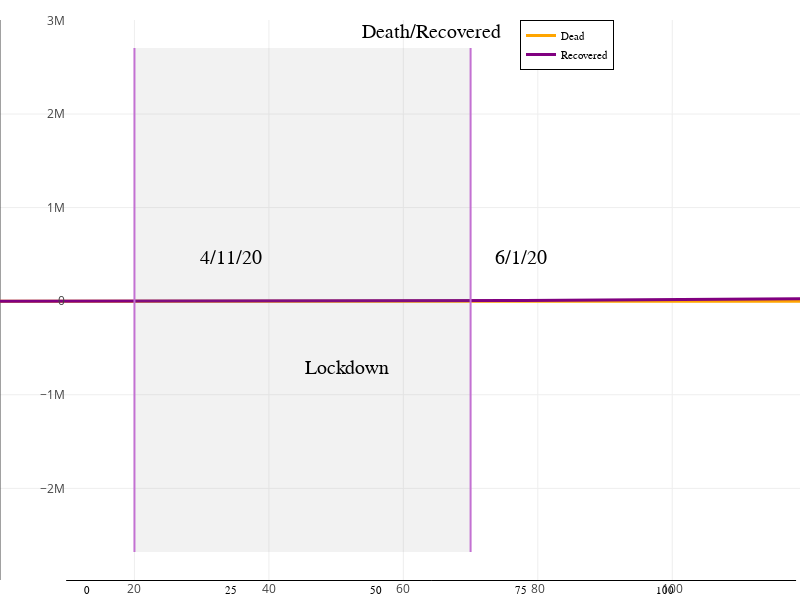

The notebook cell saved with this chart:
### Code cell
inner

### Figure 1 — Plotly figure (JSON) as saved in the notebook; plotly's stock layout.template omitted (floating-point values rounded to 4 significant figures)
{"data": [{"colorbar": {"title": ""}, "legendgroup": "Dead", "line": {"color": "rgba(255, 165, 0, 1.000)", "dash": "solid", "shape": "linear", "width": 3}, "mode": "lines", "name": "Dead", "showlegend": true, "type": "scatter", "x": [0, 1, 2, 3, 4, 5, 6, 7, 8, 9, 10, 11, 12, 13, 14, 15, 16, 17, 18, 19, 20, 21, 22, 23, 24, 25, 26, 27, 28, 29, 30, 31, 32, 33, 34, 35, 36, 37, 38, 39, 40, 41, 42, 43, 44, 45, 46, 47, 48, 49, 50, 51, 52, 53, 54, 55, 56, 57, 58, 59, 60, 61, 62, 63, 64, 65, 66, 67, 68, 69, 70, 71, 72, 73, 74, 75, 76, 77, 78, 79, 80, 81, 82, 83, 84, 85, 86, 87, 88, 89, 90, 91, 92, 93, 94, 95, 96, 97, 98, 99, 100, 101, 102, 103, 104, 105, 106, 107, 108, 109, 110, 111, 112, 113, 114, 115, 116, 117, 118, 119], "xaxis": "x2", "y": [0, 0.3913, 0.4871, 0.541, 0.5974, 0.6649, 0.7473, 0.8479, 0.9709, 1.121, 1.305, 1.529, 1.803, 2.138, 2.547, 3.047, 3.658, 4.404, 5.316, 6.43, 7.791, 9.428, 11.23, 13.11, 15.02, 16.96, 18.94, 20.94, 22.98, 25.05, 27.15, 29.29, 31.46, 33.66, 35.9, 38.17, 40.48, 42.83, 45.21, 47.63, 50.08, 52.58, 55.11, 57.68, 60.3, 62.95, 65.65, 68.38, 71.16, 73.98, 76.85, 79.76, 82.71, 85.71, 88.76, 91.85, 94.99, 98.18, 101.4, 104.7, 108.0, 111.4, 114.9, 118.4, 121.9, 125.5, 129.2, 132.9, 136.6, 140.5, 144.3, 148.3, 152.3, 156.5, 160.7, 165.1, 169.6, 174.3, 179.0, 184.0, 189.0, 194.2, 199.6, 205.1, 210.8, 216.6, 222.6, 228.8, 235.2, 241.7, 248.4, 255.4, 262.5, 269.8, 277.3, 285.1, 293.0, 301.2, 309.7, 318.3, 327.2, 336.4, 345.8, 355.5, 365.4, 375.7, 386.2, 397.0, 408.1, 419.5, 431.2, 443.2, 455.6, 468.3, 481.4, 494.8, 508.6, 522.7, 537.2, 552.1], "yaxis": "y2", "zmax": null, "zmin": null}, {"colorbar": {"title": ""}, "legendgroup": "Recovered", "line": {"color": "rgba(128, 0, 128, 1.000)", "dash": "solid", "shape": "linear", "width": 3}, "mode": "lines", "name": "Recovered", "showlegend": true, "type": "scatter", "x": [0, 1, 2, 3, 4, 5, 6, 7, 8, 9, 10, 11, 12, 13, 14, 15, 16, 17, 18, 19, 20, 21, 22, 23, 24, 25, 26, 27, 28, 29, 30, 31, 32, 33, 34, 35, 36, 37, 38, 39, 40, 41, 42, 43, 44, 45, 46, 47, 48, 49, 50, 51, 52, 53, 54, 55, 56, 57, 58, 59, 60, 61, 62, 63, 64, 65, 66, 67, 68, 69, 70, 71, 72, 73, 74, 75, 76, 77, 78, 79, 80, 81, 82, 83, 84, 85, 86, 87, 88, 89, 90, 91, 92, 93, 94, 95, 96, 97, 98, 99, 100, 101, 102, 103, 104, 105, 106, 107, 108, 109, 110, 111, 112, 113, 114, 115, 116, 117, 118, 119], "xaxis": "x2", "y": [0, 17.92, 22.3, 24.77, 27.35, 30.44, 34.21, 38.82, 44.45, 51.33, 59.73, 70.0, 82.55, 97.88, 116.6, 139.5, 167.5, 201.6, 243.4, 294.4, 356.7, 431.6, 514.2, 600.0, 687.5, 776.5, 867.0, 958.8, 1052.0, 1147.0, 1243.0, 1341.0, 1440.0, 1541.0, 1644.0, 1748.0, 1853.0, 1961.0, 2070.0, 2180.0, 2293.0, 2407.0, 2523.0, 2641.0, 2760.0, 2882.0, 3005.0, 3131.0, 3258.0, 3387.0, 3518.0, 3651.0, 3787.0, 3924.0, 4064.0, 4205.0, 4349.0, 4495.0, 4643.0, 4794.0, 4946.0, 5102.0, 5259.0, 5419.0, 5581.0, 5746.0, 5913.0, 6083.0, 6255.0, 6430.0, 6608.0, 6788.0, 6973.0, 7163.0, 7358.0, 7558.0, 7765.0, 7978.0, 8196.0, 8422.0, 8653.0, 8892.0, 9137.0, 9390.0, 9650.0, 9917.0, 10190.0, 10470.0, 10770.0, 11070.0, 11370.0, 11690.0, 12020.0, 12350.0, 12700.0, 13050.0, 13420.0, 13790.0, 14180.0, 14570.0, 14980.0, 15400.0, 15830.0, 16270.0, 16730.0, 17200.0, 17680.0, 18170.0, 18680.0, 19200.0, 19740.0, 20290.0, 20860.0, 21440.0, 22040.0, 22650.0, 23280.0, 23930.0, 24590.0, 25280.0], "yaxis": "y2", "zmax": null, "zmin": null}, {"fill": "tozeroy", "fillcolor": "rgba(128, 128, 128, 0.100)", "hoverinfo": "none", "legendgroup": "", "line": {"color": "rgba(0, 0, 0, 0.100)", "dash": "solid", "width": 0}, "mode": "lines", "name": "", "showlegend": false, "type": "scatter", "x": [20, 20, 70, 70, 20], "xaxis": "x2", "y": [-2680000.0, 2705000.0, 2705000.0, -2680000.0, -2680000.0], "yaxis": "y2"}, {"colorbar": {"title": ""}, "legendgroup": "", "line": {"color": "rgba(195, 113, 210, 1.000)", "dash": "solid", "shape": "linear", "width": 2}, "mode": "lines", "name": "", "showlegend": false, "type": "scatter", "x": [20, 20], "xaxis": "x2", "y": [-2680000.0, 2705000.0], "yaxis": "y2", "zmax": null, "zmin": null}, {"colorbar": {"title": ""}, "legendgroup": "", "line": {"color": "rgba(195, 113, 210, 1.000)", "dash": "solid", "shape": "linear", "width": 2}, "mode": "lines", "name": "", "showlegend": false, "type": "scatter", "x": [70, 70], "xaxis": "x2", "y": [-2680000.0, 2705000.0], "yaxis": "y2", "zmax": null, "zmin": null}], "layout": {"annotations": [{"font": {"color": "rgba(0, 0, 0, 1.000)", "family": "sans-serif", "size": 20}, "rotation": 0, "showarrow": false, "text": "Death/Recovered", "x": 0.5389, "xanchor": "center", "xref": "paper", "y": 1, "yanchor": "top", "yref": "paper"}, {"font": {"color": "rgba(0, 0, 0, 1.000)", "family": "sans-serif", "size": 20}, "rotation": 0, "showarrow": false, "text": "Lockdown", "x": 45, "xanchor": "center", "xref": "x", "y": 10000, "yanchor": "middle", "yref": "y"}, {"font": {"color": "rgba(0, 0, 0, 1.000)", "family": "sans-serif", "size": 20}, "rotation": 0, "showarrow": false, "text": "4/11/20", "x": 25, "xanchor": "center", "xref": "x", "y": 15000, "yanchor": "bottom", "yref": "y"}, {"font": {"color": "rgba(0, 0, 0, 1.000)", "family": "sans-serif", "size": 20}, "rotation": 0, "showarrow": false, "text": "6/1/20", "x": 75, "xanchor": "center", "xref": "x", "y": 15000, "yanchor": "bottom", "yref": "y"}], "height": 600, "legend": {"bgcolor": "rgba(255, 255, 255, 1.000)", "bordercolor": "rgba(0, 0, 0, 1.000)", "borderwidth": 1, "font": {"color": "rgba(0, 0, 0, 1.000)", "family": "sans-serif", "size": 11}, "tracegroupgap": 0, "traceorder": "normal", "x": 0.65, "xanchor": "left", "y": 1, "yanchor": "top"}, "margin": {"b": 20, "l": 0, "r": 0, "t": 20}, "paper_bgcolor": "rgba(255, 255, 255, 1.000)", "plot_bgcolor": "rgba(255, 255, 255, 1.000)", "showlegend": true, "width": 800, "xaxis": {"anchor": "y2", "domain": [0.0827, 0.9951], "gridcolor": "rgba(0, 0, 0, 0.100)", "gridwidth": 0.5, "linecolor": "rgba(0, 0, 0, 1.000)", "mirror": false, "range": [-3.57, 122.6], "showgrid": true, "showline": true, "showticklabels": true, "tickangle": 0, "tickcolor": "rgb(0, 0, 0)", "tickfont": {"color": "rgba(0, 0, 0, 1.000)", "family": "sans-serif", "size": 11}, "tickmode": "array", "ticks": "inside", "ticktext": ["0", "25", "50", "75", "100"], "tickvals": [0, 25, 50, 75, 100], "title": "", "titlefont": {"color": "rgba(0, 0, 0, 1.000)", "family": "sans-serif", "size": 15}, "type": "-", "visible": true, "zeroline": false, "zerolinecolor": "rgba(0, 0, 0, 1.000)"}, "yaxis": {"anchor": "x2", "domain": [-0.4624, 0.9415], "gridcolor": "rgba(0, 0, 0, 0.100)", "gridwidth": 0.5, "linecolor": "rgba(0, 0, 0, 1.000)", "mirror": false, "range": [-758.3, 26040.0], "showgrid": true, "showline": true, "showticklabels": true, "tickangle": 0, "tickcolor": "rgb(0, 0, 0)", "tickfont": {"color": "rgba(0, 0, 0, 1.000)", "family": "sans-serif", "size": 11}, "tickmode": "array", "ticks": "inside", "ticktext": ["0", "5.0×10³", "1.0×10⁴", "1.5×10⁴", "2.0×10⁴", "2.5×10⁴"], "tickvals": [0, 5000, 10000, 15000, 20000, 25000], "title": "", "titlefont": {"color": "rgba(0, 0, 0, 1.000)", "family": "sans-serif", "size": 15}, "type": "-", "visible": true, "zeroline": false, "zerolinecolor": "rgba(0, 0, 0, 1.000)"}}}
